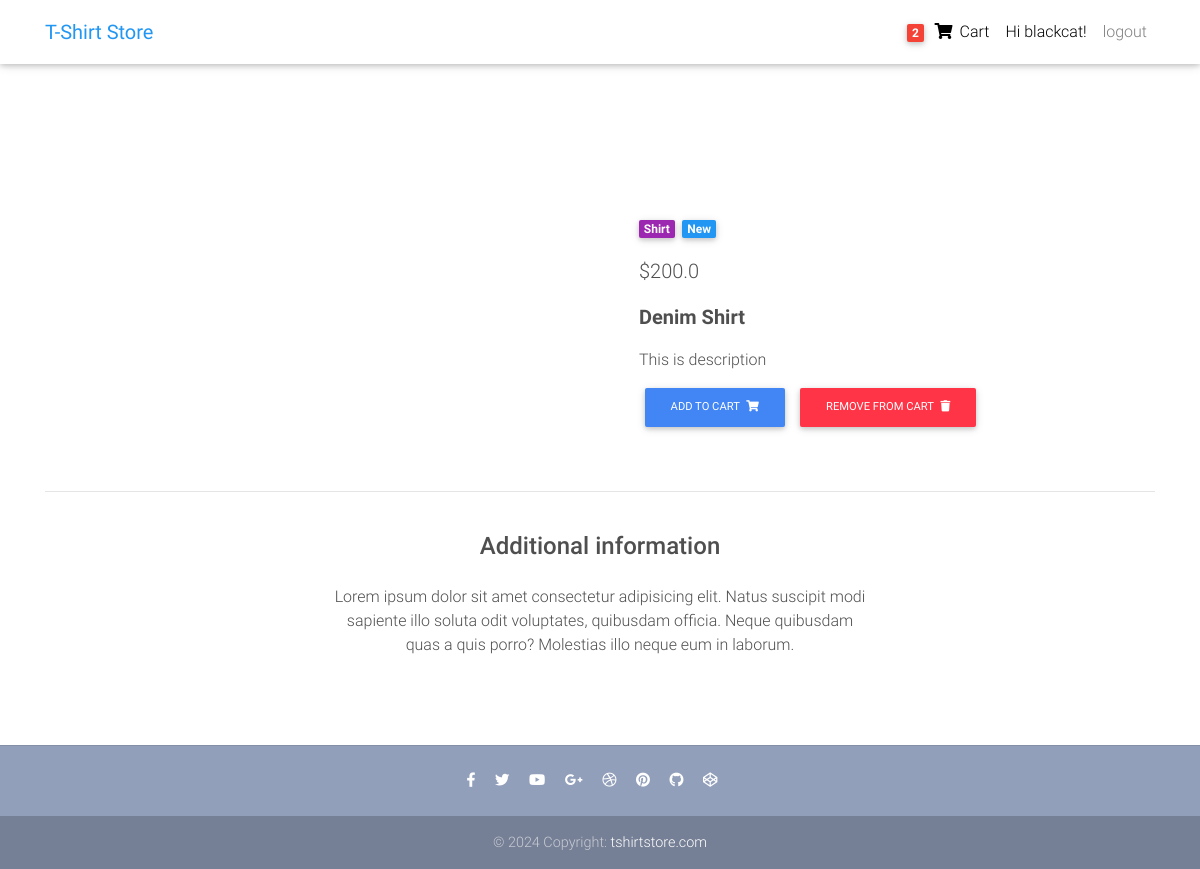
The page /product/1/ (signed in) on the database its author committed.
### core/models.py (models this page shows, shortened)
class Order(models.Model):
    user = models.ForeignKey(settings.AUTH_USER_MODEL, on_delete=models.CASCADE)
    items = models.ManyToManyField(OrderItem)
    start_date = models.DateTimeField(auto_now_add=True)
    ordered_date = models.DateTimeField()
    ordered = models.BooleanField(default=False)
    checkout_address = models.ForeignKey(
        'CheckoutAddress', on_delete=models.SET_NULL, blank=True, null=True)
    payment = models.ForeignKey(
        'Payment', on_delete=models.SET_NULL, blank=True, null=True)

class Item(models.Model):
    item_name = models.CharField(max_length=100)
    price = models.FloatField()
    discount_price = models.FloatField(blank=True, null=True)
    category = models.CharField(choices=CATEGORY, max_length=2)
    label = models.CharField(choices=LABEL, max_length=2)
    description = models.TextField()
    def get_add_to_cart_url(self):
        return reverse("core:add-to-cart", kwargs={
            "pk" : self.pk
        })
    def get_remove_from_cart_url(self):
        return reverse("core:remove-from-cart", kwargs={
            "pk" : self.pk
        })

### core/views.py (the view)
# urls.py: path('product/<pk>/', ProductView.as_view(), name='product'),
class ProductView(DetailView):
    model = Item
    template_name = "product.html"

### core/templatetags/cart_template_tags.py (called while the page is built)
@register.filter
def cart_item_count(user):
    if user.is_authenticated:
        qs = Order.objects.filter(user=user, ordered=False)
        if qs.exists():
            return qs[0].items.count()
    return 0

### templates/product.html (shortened to what this page needs)
{% extends 'base.html' %}
{% block content %}
  <main class="mt-5 pt-4">
    <div class="container dark-grey-text mt-5">
      <div class="row wow fadeIn">
        <div class="col-md-6 mb-4">
        </div>
        <div class="col-md-6 mb-4">
          <div class="p-4">
            <div class="mb-3">
              <a href="">
                <span class="badge purple mr-1">{{ object.get_category_display }}</span>
              </a>
              <a href="">
                <span class="badge blue mr-1">{{ object.get_label_display }}</span>
              </a>
            </div>
            <p class="lead">
            {% if object.discount_price %}
              <span class="mr-1">
              <del>${{ object.price }}</del>
              </span>
              <span>${{ object.discount_price }}</span>
            {% else %}
             <span>${{ object.price }}</span>
            {% endif %}
            </p>
            <p class="lead font-weight-bold">{{ object.item_name }}</p>
            <p>{{ object.description }}</p>
            <a href="{{ object.get_add_to_cart_url }}" class="btn btn-primary btn-md my-0 p" >Add to cart
                <i class="fas fa-shopping-cart ml-1"></i>
            </a>
            <a href="{{ object.get_remove_from_cart_url }}" class="btn btn-danger btn-md my-0 p" >Remove From cart
                <i class="fas fa-trash ml-1"></i>
            </a>
          </div>
        </div>
      </div>
      <hr>
      <div class="row d-flex justify-content-center wow fadeIn">
        <div class="col-md-6 text-center">
          <h4 class="my-4 h4">Additional information</h4>
          <p>Lorem ipsum dolor sit amet consectetur adipisicing elit. Natus suscipit modi sapiente illo soluta odit
            voluptates,
            quibusdam officia. Neque quibusdam quas a quis porro? Molestias illo neque eum in laborum.</p>
        </div>
      </div>
      <div class="row wow fadeIn">
        <div class="col-lg-4 col-md-12 mb-4">
        </div>
        <div class="col-lg-4 col-md-6 mb-4">
        </div>
        <div class="col-lg-4 col-md-6 mb-4">
        </div>
      </div>
    </div>
  </main>
{% endblock content %}

### templates/base.html (shortened to what this page needs)
{% load static %}
{% load cart_template_tags %}
<!DOCTYPE html>
<html lang="en">
<head>
  <link rel="stylesheet" href="https://use.fontawesome.com/releases/v5.11.2/css/all.css">
  <link href="{% static 'css/bootstrap.min.css' %}" rel="stylesheet">
  <link href="{% static 'css/mdb.min.css' %}" rel="stylesheet">
  <link href=" {% static 'css/style.min.css' %}" rel="stylesheet">
</head>
<body>
  <nav class="navbar fixed-top navbar-expand-lg navbar-light white scrolling-navbar">
    <div class="container">
      <a class="navbar-brand waves-effect" href="/">
        <strong class="blue-text">T-Shirt Store</strong>
      </a>
      <div class="collapse navbar-collapse" id="navbarSupportedContent">
        <ul class="navbar-nav nav-flex-icons">
            {% if user.is_authenticated %}
            <li class="nav-item">
                <a href="{% url 'core:order-summary' %}" class="nav-link waves-effect">
                {% if request.user|cart_item_count != 0 %}
                  <span class="badge red z-depth-1 mr-1"> {{ request.user|cart_item_count }} </span>
                {% endif %}
                <i class="fas fa-shopping-cart"></i>
                <span class="clearfix d-none d-sm-inline-block"> Cart </span>
                </a>
            </li>
            <li class="nav-item">
                 <a class="nav-link waves-effect">
                Hi {{ user.username }}!
                </a>
            </li>
                <a class="nav-link waves-effect" href="{% url 'logout' %}"> logout</a>
            {% else %}
             </li class="nav-item">
                <a class="nav-link waves-effect" href="{% url 'login' %}"> login</a>
            </li>
            {% endif %}
        </ul>
      </div>
    </div>
  </nav>
  <div class="mt-5 pt-4">
    </div>
    {% block content %}
    {% endblock content %}
    {% include "footer.html" %}
</body>
</html>

### templates/base.html (style rules this page uses)
html, body, header, .carousel { height: 60vh; }

### rows shown on the page
Item: category "Shirt", label "New", price "200.0", item_name "Denim Shirt", description "This is description"

### other values the page prints
{{ request.user|cart_item_count }} "2"
{{ user.username }} "blackcat"
